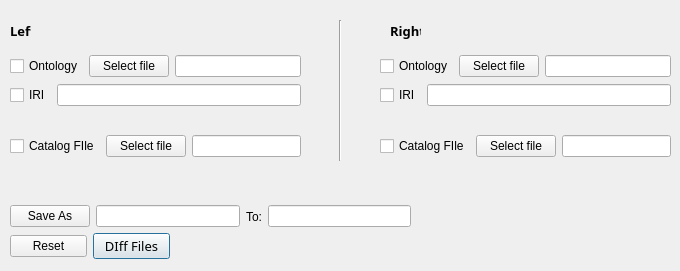
      <widget class="QWidget" name="diff">
       <attribute name="title">
        <string>Diff</string>
       </attribute>
       <widget class="QWidget" name="layoutWidget_31">
        <property name="geometry">
         <rect>
          <x>10</x>
          <y>230</y>
          <width>160</width>
          <height>32</height>
         </rect>
        </property>
        <layout class="QHBoxLayout" name="horizontalLayout_45">
         <item>
          <widget class="QPushButton" name="diffReset">
           <property name="sizePolicy">
            <sizepolicy hsizetype="Expanding" vsizetype="Fixed">
             <horstretch>0</horstretch>
             <verstretch>0</verstretch>
            </sizepolicy>
           </property>
           <property name="maximumSize">
            <size>
             <width>150</width>
             <height>16777215</height>
            </size>
           </property>
           <property name="focusPolicy">
            <enum>Qt::NoFocus</enum>
           </property>
           <property name="text">
            <string>Reset</string>
           </property>
          </widget>
         </item>
         <item>
          <widget class="QPushButton" name="diffButton">
           <property name="sizePolicy">
            <sizepolicy hsizetype="Expanding" vsizetype="Fixed">
             <horstretch>0</horstretch>
             <verstretch>0</verstretch>
            </sizepolicy>
           </property>
           <property name="minimumSize">
            <size>
             <width>0</width>
             <height>0</height>
            </size>
           </property>
           <property name="maximumSize">
            <size>
             <width>150</width>
             <height>16777215</height>
            </size>
           </property>
           <property name="font">
            <font>
             <family>Galvji</family>
             <pointsize>10</pointsize>
             <bold>false</bold>
             <kerning>true</kerning>
            </font>
           </property>
           <property name="focusPolicy">
            <enum>Qt::NoFocus</enum>
           </property>
           <property name="autoFillBackground">
            <bool>false</bool>
           </property>
           <property name="text">
            <string>DIff Files</string>
           </property>
           <property name="checkable">
            <bool>false</bool>
           </property>
           <property name="checked">
            <bool>false</bool>
           </property>
           <property name="autoExclusive">
            <bool>false</bool>
           </property>
           <property name="autoDefault">
            <bool>false</bool>
           </property>
           <property name="default">
            <bool>true</bool>
           </property>
           <property name="flat">
            <bool>false</bool>
           </property>
          </widget>
         </item>
        </layout>
       </widget>
       <widget class="QWidget" name="layoutWidget_33">
        <property name="geometry">
         <rect>
          <x>10</x>
          <y>200</y>
          <width>401</width>
          <height>33</height>
         </rect>
        </property>
        <layout class="QHBoxLayout" name="horizontalLayout_47">
         <item>
          <widget class="QPushButton" name="diffSaveAs">
           <property name="focusPolicy">
            <enum>Qt::NoFocus</enum>
           </property>
           <property name="text">
            <string>Save As</string>
           </property>
          </widget>
         </item>
         <item>
          <widget class="QLineEdit" name="diffNameSave">
           <property name="focusPolicy">
            <enum>Qt::NoFocus</enum>
           </property>
           <property name="text">
            <string/>
           </property>
           <property name="alignment">
            <set>Qt::AlignLeading|Qt::AlignLeft|Qt::AlignVCenter</set>
           </property>
           <property name="dragEnabled">
            <bool>false</bool>
           </property>
           <property name="placeholderText">
            <string/>
           </property>
           <property name="clearButtonEnabled">
            <bool>false</bool>
           </property>
          </widget>
         </item>
         <item>
          <widget class="QLabel" name="label_21">
           <property name="text">
            <string>To:</string>
           </property>
           <property name="alignment">
            <set>Qt::AlignCenter</set>
           </property>
          </widget>
         </item>
         <item>
          <widget class="QLineEdit" name="diffSavePath">
           <property name="focusPolicy">
            <enum>Qt::NoFocus</enum>
           </property>
          </widget>
         </item>
        </layout>
       </widget>
       <widget class="QLabel" name="label_22">
        <property name="geometry">
         <rect>
          <x>10</x>
          <y>20</y>
          <width>21</width>
          <height>21</height>
         </rect>
        </property>
        <property name="font">
         <font>
          <family>Galvji</family>
          <pointsize>10</pointsize>
          <bold>true</bold>
         </font>
        </property>
        <property name="text">
         <string>Left </string>
        </property>
       </widget>
       <widget class="QLabel" name="label_23">
        <property name="geometry">
         <rect>
          <x>390</x>
          <y>20</y>
          <width>31</width>
          <height>21</height>
         </rect>
        </property>
        <property name="font">
         <font>
          <family>Galvji</family>
          <pointsize>10</pointsize>
          <bold>true</bold>
         </font>
        </property>
        <property name="text">
         <string>Right</string>
        </property>
       </widget>
       <widget class="QWidget" name="layoutWidget">
        <property name="geometry">
         <rect>
          <x>10</x>
          <y>80</y>
          <width>291</width>
          <height>31</height>
         </rect>
        </property>
        <layout class="QHBoxLayout" name="horizontalLayout_46">
         <item>
          <widget class="QCheckBox" name="leftIRI">
           <property name="text">
            <string>IRI</string>
           </property>
          </widget>
         </item>
         <item>
          <widget class="QLineEdit" name="leftIRIName">
           <property name="focusPolicy">
            <enum>Qt::ClickFocus</enum>
           </property>
          </widget>
         </item>
        </layout>
       </widget>
       <widget class="QWidget" name="layoutWidget">
        <property name="geometry">
         <rect>
          <x>10</x>
          <y>50</y>
          <width>291</width>
          <height>33</height>
         </rect>
        </property>
        <layout class="QHBoxLayout" name="horizontalLayout_48">
         <item>
          <widget class="QCheckBox" name="leftOntology">
           <property name="text">
            <string>Ontology</string>
           </property>
           <property name="checked">
            <bool>false</bool>
           </property>
          </widget>
         </item>
         <item>
          <widget class="QPushButton" name="leftOntologySave">
           <property name="text">
            <string>Select file</string>
           </property>
          </widget>
         </item>
         <item>
          <widget class="QLineEdit" name="leftOntologySaveName">
           <property name="focusPolicy">
            <enum>Qt::NoFocus</enum>
           </property>
          </widget>
         </item>
        </layout>
       </widget>
       <widget class="QWidget" name="layoutWidget_117">
        <property name="geometry">
         <rect>
          <x>10</x>
          <y>130</y>
          <width>291</width>
          <height>33</height>
         </rect>
        </property>
        <layout class="QHBoxLayout" name="horizontalLayout_137">
         <item>
          <widget class="QCheckBox" name="leftCatalog">
           <property name="text">
            <string>Catalog FIle</string>
           </property>
          </widget>
         </item>
         <item>
          <widget class="QPushButton" name="leftCatalogSave">
           <property name="text">
            <string>Select file</string>
           </property>
          </widget>
         </item>
         <item>
          <widget class="QLineEdit" name="leftCatalogSaveName">
           <property name="focusPolicy">
            <enum>Qt::NoFocus</enum>
           </property>
          </widget>
         </item>
        </layout>
       </widget>
       <widget class="QWidget" name="layoutWidget_118">
        <property name="geometry">
         <rect>
          <x>380</x>
          <y>80</y>
          <width>291</width>
          <height>31</height>
         </rect>
        </property>
        <layout class="QHBoxLayout" name="horizontalLayout_138">
         <item>
          <widget class="QCheckBox" name="rightIRI">
           <property name="text">
            <string>IRI</string>
           </property>
           <property name="checked">
            <bool>false</bool>
           </property>
          </widget>
         </item>
         <item>
          <widget class="QLineEdit" name="rightIRIName">
           <property name="focusPolicy">
            <enum>Qt::ClickFocus</enum>
           </property>
          </widget>
         </item>
        </layout>
       </widget>
       <widget class="QWidget" name="layoutWidget_119">
        <property name="geometry">
         <rect>
          <x>380</x>
          <y>50</y>
          <width>291</width>
          <height>33</height>
         </rect>
        </property>
        <layout class="QHBoxLayout" name="horizontalLayout_139">
         <item>
          <widget class="QCheckBox" name="rightOntology">
           <property name="text">
            <string>Ontology</string>
           </property>
           <property name="checked">
            <bool>false</bool>
           </property>
          </widget>
         </item>
         <item>
          <widget class="QPushButton" name="rightOntologySave">
           <property name="text">
            <string>Select file</string>
           </property>
          </widget>
         </item>
         <item>
          <widget class="QLineEdit" name="rightOntologySaveName">
           <property name="focusPolicy">
            <enum>Qt::NoFocus</enum>
           </property>
          </widget>
         </item>
        </layout>
       </widget>
       <widget class="QWidget" name="layoutWidget_120">
        <property name="geometry">
         <rect>
          <x>380</x>
          <y>130</y>
          <width>291</width>
          <height>33</height>
         </rect>
        </property>
        <layout class="QHBoxLayout" name="horizontalLayout_140">
         <item>
          <widget class="QCheckBox" name="rightCatalog">
           <property name="text">
            <string>Catalog FIle</string>
           </property>
          </widget>
         </item>
         <item>
          <widget class="QPushButton" name="rightCatalogSave">
           <property name="text">
            <string>Select file</string>
           </property>
          </widget>
         </item>
         <item>
          <widget class="QLineEdit" name="rightCatalogSaveName">
           <property name="focusPolicy">
            <enum>Qt::NoFocus</enum>
           </property>
          </widget>
         </item>
        </layout>
       </widget>
       <widget class="Line" name="line_9">
        <property name="geometry">
         <rect>
          <x>330</x>
          <y>20</y>
          <width>20</width>
          <height>141</height>
         </rect>
        </property>
        <property name="orientation">
         <enum>Qt::Vertical</enum>
        </property>
       </widget>
      </widget>
